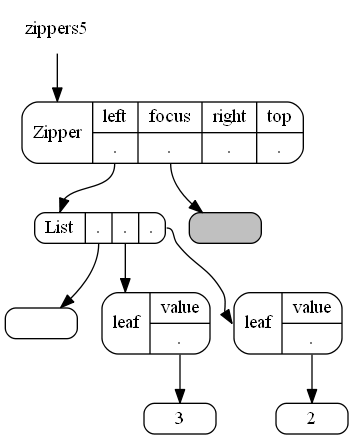

Recreate this plot in Python.
from graphviz import Source

# # g2.node_attr['fontname'] = 'NanumMyeongjo' #NanumGothic
temp = """

digraph G {
    
    zippers5[shape=plaintext];
    node [shape = record,height=.1, style=rounded];
    n1[label = "<f0>Zipper |{left|<f1>.} |{focus|<f2>.} |{<f3> right|.}| {<f4> top|.}" ];
    n2[label = "<f0>List |<f1>. |<f2> .|<f3> ." ];
    n3[label = "<worm>", style="filled, rounded", fillcolor="grey"];
    n4[label = "<fruit>"];
    n5[label = "<f0>leaf |{value|<f1>.}" ];
    n6[label = "<f0>leaf |{value|<f1>.}" ];
    
    n7[label = "3" ];
    n8[label = "2" ];

    zippers5 -> n1:f0;
    n1:f1 -> n2:f0;
    n1:f2 -> n3;

    n2:f1 -> n4;
    n2:f2->n5:f0;
    n2:f3->n6:f0;

    n5:f1->n7;
    n6:f1->n8;
}
"""

s = Source(temp, filename="rob2", format="png")
s.view()
